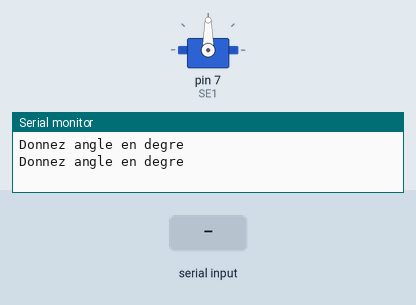
Bench run of a sketch on a simulated Arduino Uno, built with avr-gcc and run on an emulated ATmega328P. Shown: servo, the last lines printed to the serial monitor. Inputs (shaded band) come from the test bench.

Above: at 1.2 s.
1.3 s: "30,150\n" received over Serial
At 2.3 s:
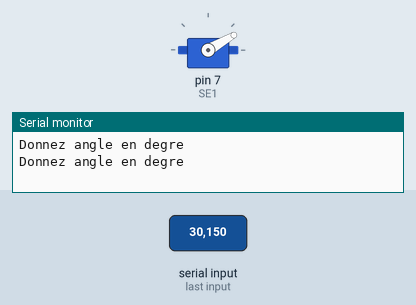
3.5 s: "5\n" received over Serial
At 5.0 s:
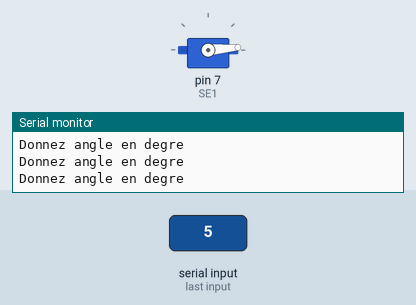
5.5 s: "200\n" received over Serial
At 6.5 s:
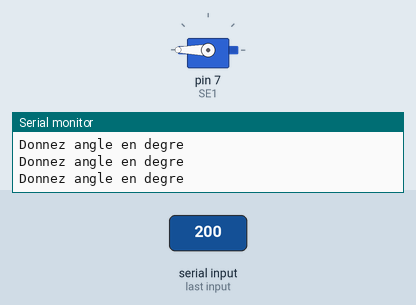
7.5 s: "90,45\n" received over Serial
At 9.3 s:
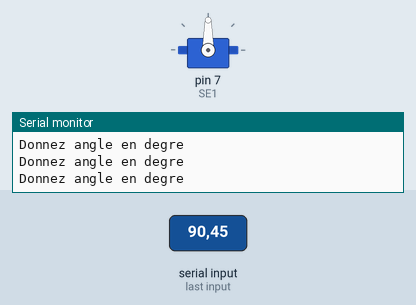
Timing chart, 0 to 10.5 s (numbered marks = the images above; inputs shaded):
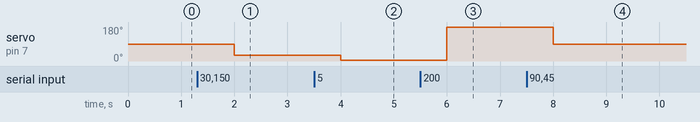

The sketch:

sketch_jan02a.ino
```cpp
#include<Servo.h>
Servo SE1;
void setup() {
Serial.begin(9600);
SE1.attach(7);
}

void loop() {
  int b;
if(Serial.available())
  {b=Serial.parseInt();
  SE1.write(b);
  while(Serial.available())
    Serial.read();
  }
else
  {Serial.println();
  Serial.println("Donnez angle en degre");
  }
delay(1000);

}
```

Measured:
- after the input at 1.3 s, servo on pin 7 (SE1): 90° → 30° after 0.70 s
- after the input at 3.5 s, servo on pin 7 (SE1): 30° → 5° after 0.50 s
- after the input at 5.5 s, servo on pin 7 (SE1): 5° → 180° after 0.50 s
- after the input at 7.5 s, servo on pin 7 (SE1): 180° → 90° after 0.50 s
